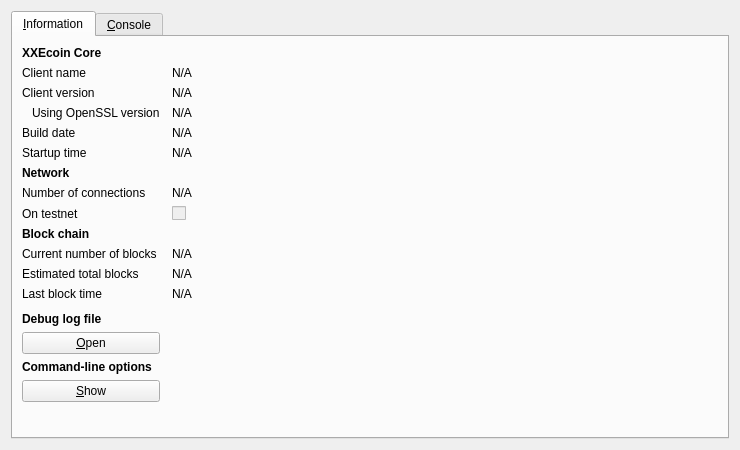
<?xml version="1.0" encoding="UTF-8"?>
<ui version="4.0">
 <class>RPCConsole</class>
 <widget class="QDialog" name="RPCConsole">
  <property name="geometry">
   <rect>
    <x>0</x>
    <y>0</y>
    <width>740</width>
    <height>450</height>
   </rect>
  </property>
  <property name="windowTitle">
   <string>XXEcoin - Debug window</string>
  </property>
  <layout class="QVBoxLayout" name="verticalLayout_2">
   <item>
    <widget class="QTabWidget" name="tabWidget">
     <property name="currentIndex">
      <number>0</number>
     </property>
     <widget class="QWidget" name="tab_info">
      <attribute name="title">
       <string>&amp;Information</string>
      </attribute>
      <layout class="QGridLayout" name="gridLayout" columnstretch="0,1">
       <property name="horizontalSpacing">
        <number>12</number>
       </property>
       <item row="0" column="0">
        <widget class="QLabel" name="label_9">
         <property name="font">
          <font>
           <weight>75</weight>
           <bold>true</bold>
          </font>
         </property>
         <property name="text">
          <string>XXEcoin Core</string>
         </property>
        </widget>
       </item>
       <item row="1" column="0">
        <widget class="QLabel" name="label_5">
         <property name="text">
          <string>Client name</string>
         </property>
        </widget>
       </item>
       <item row="1" column="1">
        <widget class="QLabel" name="clientName">
         <property name="cursor">
          <cursorShape>IBeamCursor</cursorShape>
         </property>
         <property name="text">
          <string>N/A</string>
         </property>
         <property name="textFormat">
          <enum>Qt::PlainText</enum>
         </property>
         <property name="textInteractionFlags">
          <set>Qt::LinksAccessibleByMouse|Qt::TextSelectableByKeyboard|Qt::TextSelectableByMouse</set>
         </property>
        </widget>
       </item>
       <item row="2" column="0">
        <widget class="QLabel" name="label_6">
         <property name="text">
          <string>Client version</string>
         </property>
        </widget>
       </item>
       <item row="2" column="1">
        <widget class="QLabel" name="clientVersion">
         <property name="cursor">
          <cursorShape>IBeamCursor</cursorShape>
         </property>
         <property name="text">
          <string>N/A</string>
         </property>
         <property name="textFormat">
          <enum>Qt::PlainText</enum>
         </property>
         <property name="textInteractionFlags">
          <set>Qt::LinksAccessibleByMouse|Qt::TextSelectableByKeyboard|Qt::TextSelectableByMouse</set>
         </property>
        </widget>
       </item>
       <item row="3" column="0">
        <widget class="QLabel" name="label_14">
         <property name="text">
          <string>Using OpenSSL version</string>
         </property>
         <property name="indent">
          <number>10</number>
         </property>
        </widget>
       </item>
       <item row="3" column="1">
        <widget class="QLabel" name="openSSLVersion">
         <property name="cursor">
          <cursorShape>IBeamCursor</cursorShape>
         </property>
         <property name="text">
          <string>N/A</string>
         </property>
         <property name="textFormat">
          <enum>Qt::PlainText</enum>
         </property>
         <property name="textInteractionFlags">
          <set>Qt::LinksAccessibleByMouse|Qt::TextSelectableByKeyboard|Qt::TextSelectableByMouse</set>
         </property>
        </widget>
       </item>
       <item row="4" column="0">
        <widget class="QLabel" name="label_12">
         <property name="text">
          <string>Build date</string>
         </property>
        </widget>
       </item>
       <item row="4" column="1">
        <widget class="QLabel" name="buildDate">
         <property name="cursor">
          <cursorShape>IBeamCursor</cursorShape>
         </property>
         <property name="text">
          <string>N/A</string>
         </property>
         <property name="textFormat">
          <enum>Qt::PlainText</enum>
         </property>
         <property name="textInteractionFlags">
          <set>Qt::LinksAccessibleByMouse|Qt::TextSelectableByKeyboard|Qt::TextSelectableByMouse</set>
         </property>
        </widget>
       </item>
       <item row="5" column="0">
        <widget class="QLabel" name="label_13">
         <property name="text">
          <string>Startup time</string>
         </property>
        </widget>
       </item>
       <item row="5" column="1">
        <widget class="QLabel" name="startupTime">
         <property name="cursor">
          <cursorShape>IBeamCursor</cursorShape>
         </property>
         <property name="text">
          <string>N/A</string>
         </property>
         <property name="textFormat">
          <enum>Qt::PlainText</enum>
         </property>
         <property name="textInteractionFlags">
          <set>Qt::LinksAccessibleByMouse|Qt::TextSelectableByKeyboard|Qt::TextSelectableByMouse</set>
         </property>
        </widget>
       </item>
       <item row="6" column="0">
        <widget class="QLabel" name="label_11">
         <property name="font">
          <font>
           <weight>75</weight>
           <bold>true</bold>
          </font>
         </property>
         <property name="text">
          <string>Network</string>
         </property>
        </widget>
       </item>
       <item row="7" column="0">
        <widget class="QLabel" name="label_7">
         <property name="text">
          <string>Number of connections</string>
         </property>
        </widget>
       </item>
       <item row="7" column="1">
        <widget class="QLabel" name="numberOfConnections">
         <property name="cursor">
          <cursorShape>IBeamCursor</cursorShape>
         </property>
         <property name="text">
          <string>N/A</string>
         </property>
         <property name="textFormat">
          <enum>Qt::PlainText</enum>
         </property>
         <property name="textInteractionFlags">
          <set>Qt::LinksAccessibleByMouse|Qt::TextSelectableByKeyboard|Qt::TextSelectableByMouse</set>
         </property>
        </widget>
       </item>
       <item row="8" column="0">
        <widget class="QLabel" name="label_8">
         <property name="text">
          <string>On testnet</string>
         </property>
        </widget>
       </item>
       <item row="8" column="1">
        <widget class="QCheckBox" name="isTestNet">
         <property name="enabled">
          <bool>false</bool>
         </property>
         <property name="text">
          <string/>
         </property>
        </widget>
       </item>
       <item row="9" column="0">
        <widget class="QLabel" name="label_10">
         <property name="font">
          <font>
           <weight>75</weight>
           <bold>true</bold>
          </font>
         </property>
         <property name="text">
          <string>Block chain</string>
         </property>
        </widget>
       </item>
       <item row="10" column="0">
        <widget class="QLabel" name="label_3">
         <property name="text">
          <string>Current number of blocks</string>
         </property>
        </widget>
       </item>
       <item row="10" column="1">
        <widget class="QLabel" name="numberOfBlocks">
         <property name="cursor">
          <cursorShape>IBeamCursor</cursorShape>
         </property>
         <property name="text">
          <string>N/A</string>
         </property>
         <property name="textFormat">
          <enum>Qt::PlainText</enum>
         </property>
         <property name="textInteractionFlags">
          <set>Qt::LinksAccessibleByMouse|Qt::TextSelectableByKeyboard|Qt::TextSelectableByMouse</set>
         </property>
        </widget>
       </item>
       <item row="11" column="0">
        <widget class="QLabel" name="label_4">
         <property name="text">
          <string>Estimated total blocks</string>
         </property>
        </widget>
       </item>
       <item row="11" column="1">
        <widget class="QLabel" name="totalBlocks">
         <property name="cursor">
          <cursorShape>IBeamCursor</cursorShape>
         </property>
         <property name="text">
          <string>N/A</string>
         </property>
         <property name="textFormat">
          <enum>Qt::PlainText</enum>
         </property>
         <property name="textInteractionFlags">
          <set>Qt::LinksAccessibleByMouse|Qt::TextSelectableByKeyboard|Qt::TextSelectableByMouse</set>
         </property>
        </widget>
       </item>
       <item row="12" column="0">
        <widget class="QLabel" name="label_2">
         <property name="text">
          <string>Last block time</string>
         </property>
        </widget>
       </item>
       <item row="12" column="1">
        <widget class="QLabel" name="lastBlockTime">
         <property name="cursor">
          <cursorShape>IBeamCursor</cursorShape>
         </property>
         <property name="text">
          <string>N/A</string>
         </property>
         <property name="textFormat">
          <enum>Qt::PlainText</enum>
         </property>
         <property name="textInteractionFlags">
          <set>Qt::LinksAccessibleByMouse|Qt::TextSelectableByKeyboard|Qt::TextSelectableByMouse</set>
         </property>
        </widget>
       </item>
       <item row="13" column="0">
        <spacer name="verticalSpacer_2">
         <property name="orientation">
          <enum>Qt::Vertical</enum>
         </property>
         <property name="sizeHint" stdset="0">
          <size>
           <width>20</width>
           <height>20</height>
          </size>
         </property>
        </spacer>
       </item>
       <item row="14" column="0">
        <widget class="QLabel" name="labelDebugLogfile">
         <property name="font">
          <font>
           <weight>75</weight>
           <bold>true</bold>
          </font>
         </property>
         <property name="text">
          <string>Debug log file</string>
         </property>
        </widget>
       </item>
       <item row="15" column="0">
        <widget class="QPushButton" name="openDebugLogfileButton">
         <property name="toolTip">
          <string>Open the XXEcoin debug log file from the current data directory. This can take a few seconds for large log files.</string>
         </property>
         <property name="text">
          <string>&amp;Open</string>
         </property>
         <property name="autoDefault">
          <bool>false</bool>
         </property>
        </widget>
       </item>
       <item row="16" column="0">
        <widget class="QLabel" name="labelCLOptions">
         <property name="font">
          <font>
           <weight>75</weight>
           <bold>true</bold>
          </font>
         </property>
         <property name="text">
          <string>Command-line options</string>
         </property>
        </widget>
       </item>
       <item row="17" column="0">
        <widget class="QPushButton" name="showCLOptionsButton">
         <property name="toolTip">
          <string>Show the XXEcoin-Qt help message to get a list with possible XXEcoin command-line options.</string>
         </property>
         <property name="text">
          <string>&amp;Show</string>
         </property>
         <property name="autoDefault">
          <bool>false</bool>
         </property>
        </widget>
       </item>
       <item row="18" column="0">
        <spacer name="verticalSpacer">
         <property name="orientation">
          <enum>Qt::Vertical</enum>
         </property>
         <property name="sizeHint" stdset="0">
          <size>
           <width>20</width>
           <height>40</height>
          </size>
         </property>
        </spacer>
       </item>
      </layout>
     </widget>
     <widget class="QWidget" name="tab_console">
      <attribute name="title">
       <string>&amp;Console</string>
      </attribute>
      <layout class="QVBoxLayout" name="verticalLayout_3">
       <property name="spacing">
        <number>3</number>
       </property>
       <item>
        <widget class="QTextEdit" name="messagesWidget">
         <property name="minimumSize">
          <size>
           <width>0</width>
           <height>100</height>
          </size>
         </property>
         <property name="readOnly">
          <bool>true</bool>
         </property>
         <property name="tabKeyNavigation" stdset="0">
          <bool>false</bool>
         </property>
         <property name="columnCount" stdset="0">
          <number>2</number>
         </property>
        </widget>
       </item>
       <item>
        <layout class="QHBoxLayout" name="horizontalLayout">
         <property name="spacing">
          <number>3</number>
         </property>
         <item>
          <widget class="QLabel" name="label">
           <property name="text">
            <string notr="true">&gt;</string>
           </property>
          </widget>
         </item>
         <item>
          <widget class="QLineEdit" name="lineEdit"/>
         </item>
         <item>
          <widget class="QPushButton" name="clearButton">
           <property name="maximumSize">
            <size>
             <width>24</width>
             <height>24</height>
            </size>
           </property>
           <property name="toolTip">
            <string>Clear console</string>
           </property>
           <property name="text">
            <string/>
           </property>
           <property name="icon">
            <iconset resource="../bitcoin.qrc">
             <normaloff>:/icons/remove</normaloff>:/icons/remove</iconset>
           </property>
           <property name="shortcut">
            <string notr="true">Ctrl+L</string>
           </property>
           <property name="autoDefault">
            <bool>false</bool>
           </property>
          </widget>
         </item>
        </layout>
       </item>
      </layout>
     </widget>
    </widget>
   </item>
  </layout>
 </widget>
 <resources>
  <include location="../bitcoin.qrc"/>
 </resources>
 <connections/>
</ui>
